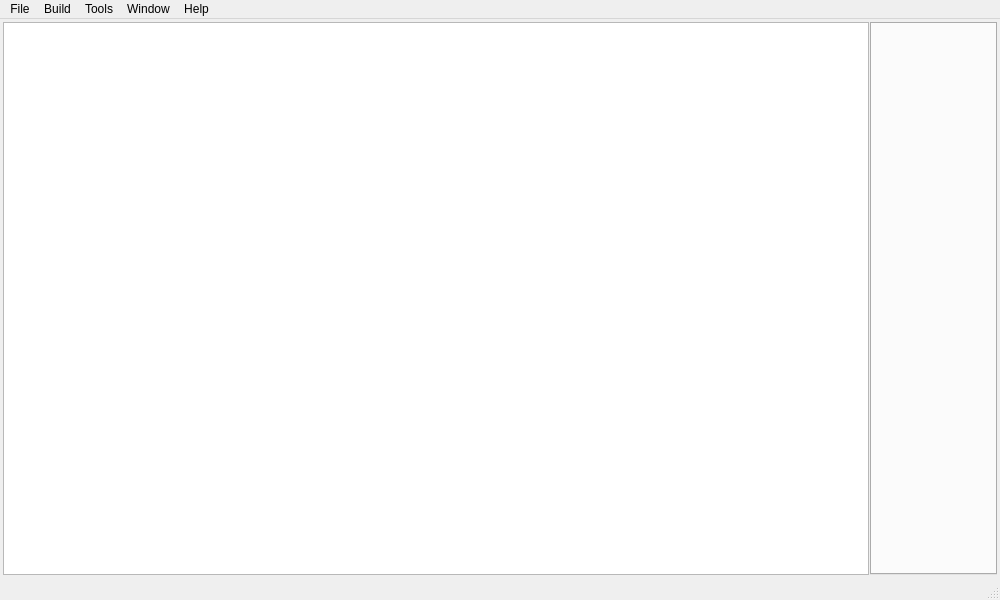
<?xml version="1.0" encoding="UTF-8"?>
<ui version="4.0">
 <class>MainWindow</class>
 <widget class="QMainWindow" name="MainWindow">
  <property name="geometry">
   <rect>
    <x>0</x>
    <y>0</y>
    <width>1000</width>
    <height>600</height>
   </rect>
  </property>
  <property name="windowTitle">
   <string>MainWindow</string>
  </property>
  <widget class="QWidget" name="centralwidget">
   <layout class="QHBoxLayout" name="horizontalLayout">
    <property name="leftMargin">
     <number>3</number>
    </property>
    <property name="topMargin">
     <number>3</number>
    </property>
    <property name="rightMargin">
     <number>3</number>
    </property>
    <property name="bottomMargin">
     <number>3</number>
    </property>
    <item>
     <widget class="QSplitter" name="splitter">
      <property name="orientation">
       <enum>Qt::Horizontal</enum>
      </property>
      <property name="handleWidth">
       <number>1</number>
      </property>
      <property name="childrenCollapsible">
       <bool>false</bool>
      </property>
      <widget class="QListView" name="listView"/>
      <widget class="QTabWidget" name="tabWidget">
       <property name="tabsClosable">
        <bool>true</bool>
       </property>
       <property name="movable">
        <bool>true</bool>
       </property>
      </widget>
     </widget>
    </item>
   </layout>
  </widget>
  <widget class="QMenuBar" name="menubar">
   <property name="geometry">
    <rect>
     <x>0</x>
     <y>0</y>
     <width>1000</width>
     <height>21</height>
    </rect>
   </property>
   <widget class="QMenu" name="menuFile">
    <property name="title">
     <string>File</string>
    </property>
    <addaction name="actionNew"/>
    <addaction name="actionOpen"/>
    <addaction name="actionSave_as"/>
    <addaction name="separator"/>
    <addaction name="actionClose"/>
    <addaction name="actionClose_All"/>
    <addaction name="actionClose_Other"/>
    <addaction name="separator"/>
    <addaction name="actionExit"/>
   </widget>
   <widget class="QMenu" name="menuHelp">
    <property name="title">
     <string>Help</string>
    </property>
    <addaction name="actionAbout"/>
   </widget>
   <widget class="QMenu" name="menuWindow">
    <property name="title">
     <string>Window</string>
    </property>
    <addaction name="actionShow_left_sidebar"/>
   </widget>
   <widget class="QMenu" name="menuBuild">
    <property name="title">
     <string>Build</string>
    </property>
    <addaction name="actionBuild"/>
    <addaction name="actionStop"/>
   </widget>
   <widget class="QMenu" name="menuTools">
    <property name="title">
     <string>Tools</string>
    </property>
    <addaction name="actionOptions"/>
   </widget>
   <addaction name="menuFile"/>
   <addaction name="menuBuild"/>
   <addaction name="menuTools"/>
   <addaction name="menuWindow"/>
   <addaction name="menuHelp"/>
  </widget>
  <widget class="QStatusBar" name="statusbar"/>
  <action name="actionNew">
   <property name="text">
    <string>New...</string>
   </property>
   <property name="shortcut">
    <string>Ctrl+N</string>
   </property>
  </action>
  <action name="actionOpen">
   <property name="text">
    <string>Open...</string>
   </property>
   <property name="shortcut">
    <string>Ctrl+O</string>
   </property>
  </action>
  <action name="actionSave_as">
   <property name="text">
    <string>Save as...</string>
   </property>
  </action>
  <action name="actionClose">
   <property name="text">
    <string>Close</string>
   </property>
   <property name="shortcut">
    <string>Ctrl+W</string>
   </property>
  </action>
  <action name="actionClose_All">
   <property name="text">
    <string>Close All</string>
   </property>
  </action>
  <action name="actionClose_Other">
   <property name="text">
    <string>Close Other</string>
   </property>
  </action>
  <action name="actionExit">
   <property name="text">
    <string>Exit</string>
   </property>
   <property name="shortcut">
    <string>Ctrl+Q</string>
   </property>
  </action>
  <action name="actionAbout">
   <property name="text">
    <string>About...</string>
   </property>
  </action>
  <action name="actionShow_left_sidebar">
   <property name="checkable">
    <bool>true</bool>
   </property>
   <property name="checked">
    <bool>true</bool>
   </property>
   <property name="text">
    <string>Show Left Sidebar</string>
   </property>
   <property name="shortcut">
    <string>Alt+0</string>
   </property>
  </action>
  <action name="actionBuild">
   <property name="text">
    <string>Build Sprout</string>
   </property>
   <property name="shortcut">
    <string>Ctrl+B</string>
   </property>
  </action>
  <action name="actionStop">
   <property name="text">
    <string>Stop</string>
   </property>
  </action>
  <action name="actionOptions">
   <property name="text">
    <string>Options...</string>
   </property>
  </action>
 </widget>
 <resources/>
 <connections/>
</ui>
